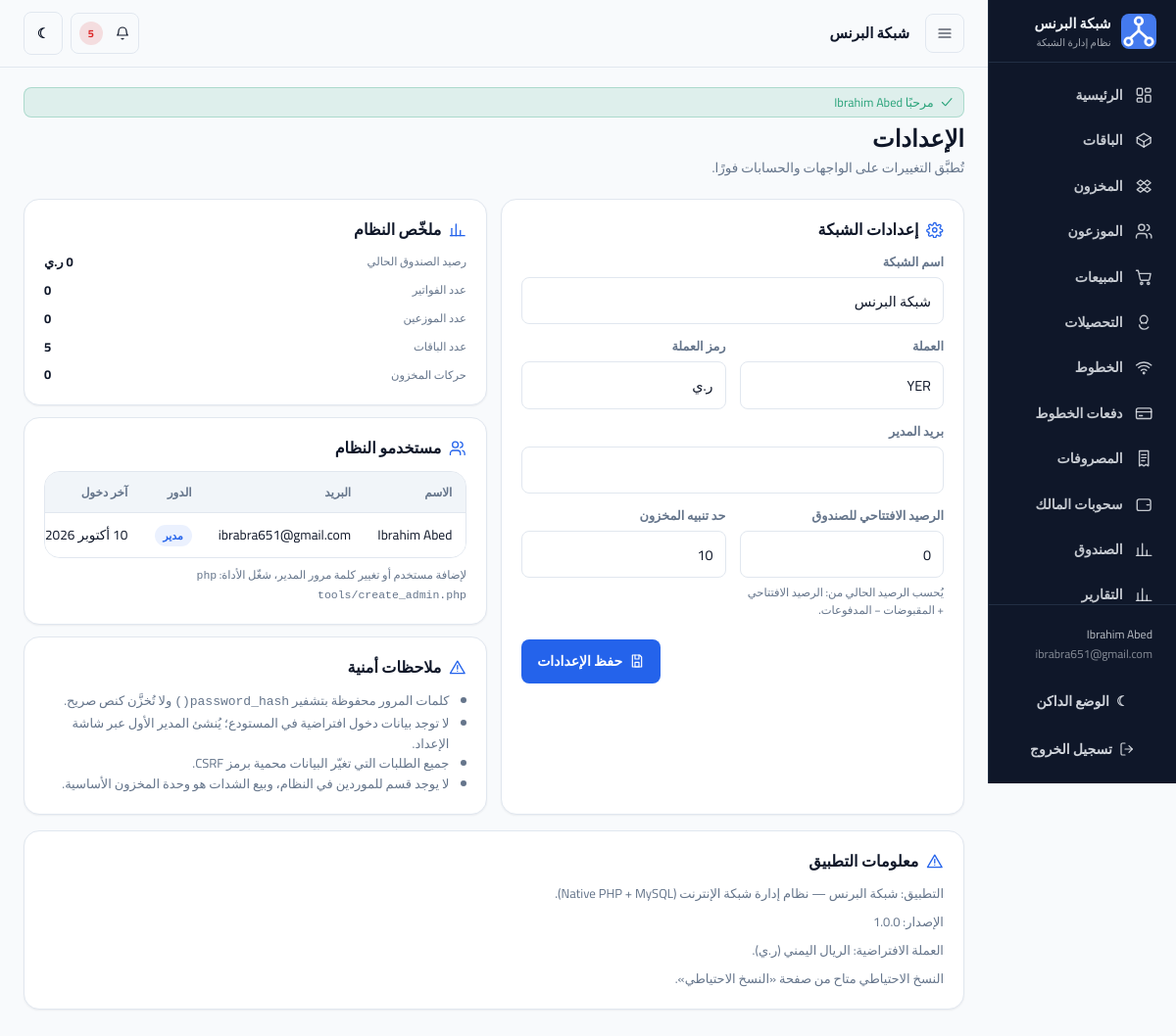
The app's page /settings (signed in) with its own data.
### tables this page shows
CREATE TABLE `settings` (
  `id` int unsigned NOT NULL AUTO_INCREMENT,
  `network_name` varchar(150) NOT NULL DEFAULT 'شبكة البرنس',
  `currency` varchar(10) NOT NULL DEFAULT 'YER',
  `currency_symbol` varchar(10) NOT NULL DEFAULT 'ر.ي',
  `admin_email` varchar(190) DEFAULT NULL,
  `opening_balance` decimal(14,2) NOT NULL DEFAULT '0.00',
  `low_stock_threshold` int unsigned NOT NULL DEFAULT '10',
  `updated_at` datetime NOT NULL,
  PRIMARY KEY (`id`)
);

CREATE TABLE `users` (
  `id` int unsigned NOT NULL AUTO_INCREMENT,
  `name` varchar(120) NOT NULL,
  `email` varchar(190) NOT NULL,
  `username` varchar(60) DEFAULT NULL,
  `password_hash` varchar(255) NOT NULL,
  `role` enum('admin','user') NOT NULL DEFAULT 'admin',
  `status` enum('active','disabled') NOT NULL DEFAULT 'active',
  `last_login_at` datetime DEFAULT NULL,
  `created_at` datetime NOT NULL,
  `updated_at` datetime NOT NULL,
  PRIMARY KEY (`id`),
  UNIQUE KEY `uq_users_email` (`email`),
  UNIQUE KEY `uq_users_username` (`username`)
);

### app/Views/settings/index.php (the view, shortened to what the rows shown need)
<?php
$value = static fn (string $key, mixed $default = ''): mixed => $row[$key] ?? $settings[$key] ?? $default;
?>
<div class="page-header">
    <div>
        <h1>الإعدادات</h1>
        <p>تُطبَّق التغييرات على الواجهات والحسابات فورًا.</p>
    </div>
</div>
<div class="grid grid--two">
    <section class="card card--pad">
        <h3 class="section-title"><?= icon('settings') ?> إعدادات الشبكة</h3>
        <form method="post" action="<?= e(url('/settings')) ?>" class="stack">
            <div class="field">
                <label for="set-network">اسم الشبكة</label>
                <input class="input" id="set-network" name="network_name" type="text" required
                       value="<?= e($value('network_name', 'شبكة البرنس')) ?>">
            </div>
            <div class="grid grid--form">
                <div class="field">
                    <label for="set-currency">العملة</label>
                    <input class="input" id="set-currency" name="currency" type="text" value="<?= e($value('currency', 'YER')) ?>">
                </div>
                <div class="field">
                    <label for="set-symbol">رمز العملة</label>
                    <input class="input" id="set-symbol" name="currency_symbol" type="text" value="<?= e($value('currency_symbol', 'ر.ي')) ?>">
                </div>
            </div>
            <div class="field">
                <label for="set-email">بريد المدير</label>
                <input class="input" id="set-email" name="admin_email" type="email" value="<?= e($value('admin_email')) ?>">
            </div>
            <div class="grid grid--form">
                <div class="field">
                    <label for="set-opening">الرصيد الافتتاحي للصندوق</label>
                    <input class="input" id="set-opening" name="opening_balance" type="number" min="0" step="1"
                           value="<?= e(amount($value('opening_balance', 0))) ?>">
                    <span class="hint">يُحسب الرصيد الحالي من: الرصيد الافتتاحي + المقبوضات − المدفوعات.</span>
                </div>
                <div class="field">
                    <label for="set-threshold">حد تنبيه المخزون</label>
                    <input class="input" id="set-threshold" name="low_stock_threshold" type="number" min="0" step="1"
                           value="<?= e((string) $value('low_stock_threshold', 10)) ?>">
                </div>
            </div>
            <div class="form-actions">
                <button type="submit" class="btn btn--primary"><?= icon('save') ?> حفظ الإعدادات</button>
            </div>
        </form>
    </section>
    <div class="stack">
        <section class="card card--pad">
            <h3 class="section-title"><?= icon('chart') ?> ملخّص النظام</h3>
            <div class="stack stack--sm text-sm">
                <div class="row row--between"><span class="text-muted text-xs">رصيد الصندوق الحالي</span><span class="text-bold"><?= e(money($cashBalance)) ?></span></div>
                <div class="row row--between"><span class="text-muted text-xs">عدد الفواتير</span><span class="text-bold"><?= e((string) $counts['sales']) ?></span></div>
                <div class="row row--between"><span class="text-muted text-xs">عدد الموزعين</span><span class="text-bold"><?= e((string) $counts['distributors']) ?></span></div>
                <div class="row row--between"><span class="text-muted text-xs">عدد الباقات</span><span class="text-bold"><?= e((string) $counts['packages']) ?></span></div>
                <div class="row row--between"><span class="text-muted text-xs">حركات المخزون</span><span class="text-bold"><?= e((string) $counts['movements']) ?></span></div>
            </div>
        </section>
        <section class="card card--pad">
            <h3 class="section-title"><?= icon('users') ?> مستخدمو النظام</h3>
            <?php if ($users === []): ?>
                <div class="empty-state"><p>لا يوجد مستخدمون بعد.</p></div>
            <?php else: ?>
                <div class="table-wrap">
                    <table class="table">
                        <thead>
                            <tr><th>الاسم</th><th>البريد</th><th>الدور</th><th>آخر دخول</th></tr>
                        </thead>
                        <tbody>
                            <?php foreach ($users as $user): ?>
                                <tr>
                                    <td><?= e($user['name']) ?></td>
                                    <td><?= e($user['email']) ?></td>
                                    <td><span class="badge badge--primary"><?= $user['role'] === 'admin' ? 'مدير' : 'مستخدم' ?></span></td>
                                    <td><?= e(fdatetime($user['last_login_at'])) ?></td>
                                </tr>
                            <?php endforeach; ?>
                        </tbody>
                    </table>
                </div>
                <p class="hint mt-2">
                    لإضافة مستخدم أو تغيير كلمة مرور المدير، شغّل الأداة:
                    <code>php tools/create_admin.php</code>
                </p>
            <?php endif; ?>
        </section>
        <section class="card card--pad">
            <h3 class="section-title"><?= icon('alert') ?> ملاحظات أمنية</h3>
            <ul class="text-sm text-muted bullets">
                <li>كلمات المرور محفوظة بتشفير <code>password_hash()</code> ولا تُخزَّن كنص صريح.</li>
                <li>لا توجد بيانات دخول افتراضية في المستودع؛ يُنشئ المدير الأول عبر شاشة الإعداد.</li>
                <li>جميع الطلبات التي تغيّر البيانات محمية برمز CSRF.</li>
                <li>لا يوجد قسم للموردين في النظام، وبيع الشدات هو وحدة المخزون الأساسية.</li>
            </ul>
        </section>
    </div>
</div>
<section class="card card--pad mt-4">
    <h3 class="section-title"><?= icon('alert') ?> معلومات التطبيق</h3>
    <div class="text-sm text-muted stack stack--sm">
        <p>التطبيق: شبكة البرنس — نظام إدارة شبكة الإنترنت (Native PHP + MySQL).</p>
        <p>الإصدار: 1.0.0</p>
        <p>العملة الافتراضية: الريال اليمني (ر.ي).</p>
        <p>النسخ الاحتياطي متاح من صفحة «النسخ الاحتياطي».</p>
    </div>
</section>

### app/Services/Core/Router.php (shortened to what the rows shown need)
<?php
final class Router
{
    private array $routes = [];
    private function add(string $method, string $pattern, array $handler, array $middleware): void
    {
        $this->routes[] = [
            'method' => $method,
            'pattern' => $pattern,
            'regex' => $this->toRegex($pattern),
            'handler' => $handler,
            'middleware' => $middleware,
        ];
    }
    private function toRegex(string $pattern): string
    {
        $escaped = preg_replace('#\{([a-zA-Z_][a-zA-Z0-9_]*)\}#', '(?P<$1>[^/]+)', $pattern);
        return '#^' . $escaped . '$#';
    }
    public function dispatch(string $method, string $uri): void
    {
        $path = parse_url($uri, PHP_URL_PATH) ?: '/';
        $path = rawurldecode($path);
        $path = '/' . trim($path, '/');
        foreach ($this->routes as $route) {
            if (!preg_match($route['regex'], $path, $matches)) {
                continue;
            }
            $params = [];
            $this->run($route['handler'], $route['middleware'], $params);
            return;
        }
    }
    private function run(array $handler, array $middleware, array $params): void
    {
        foreach ($middleware as $name) {
            if ($name === 'auth') {
                Auth::requireLogin();
            }
        }
        [$class, $action] = $handler;
        $controller = new $class();
        $controller->{$action}($params);
    }
}

### app/Views/partials/sidebar.php (shortened to what the rows shown need)
<?php
$nav = [
    ['/', 'الرئيسية', 'dashboard'],
    ['/packages', 'الباقات', 'package'],
    ['/inventory', 'المخزون', 'boxes'],
    ['/distributors', 'الموزعون', 'users'],
    ['/sales', 'المبيعات', 'cart'],
    ['/collections', 'التحصيلات', 'coins'],
    ['/lines', 'الخطوط', 'wifi'],
    ['/line-payments', 'دفعات الخطوط', 'credit-card'],
    ['/expenses', 'المصروفات', 'receipt'],
    ['/owner-withdrawals', 'سحوبات المالك', 'wallet'],
    ['/cash', 'الصندوق', 'chart'],
    ['/reports', 'التقارير', 'chart'],
    ['/search', 'البحث', 'search'],
    ['/audit', 'سجل التدقيق', 'history'],
    ['/settings', 'الإعدادات', 'settings'],
    ['/backup', 'النسخ الاحتياطي', 'database'],
];
?>
<aside class="sidebar" data-sidebar>
    <div class="sidebar__brand">
        <div class="sidebar__logo"><?= icon('network') ?></div>
        <div>
            <div class="sidebar__title"><?= e($settings['network_name'] ?? 'شبكة البرنس') ?></div>
            <div class="sidebar__subtitle">نظام إدارة الشبكة</div>
        </div>
    </div>
    <nav class="sidebar__nav">
        <?php foreach ($nav as [$path, $label, $iconName]): ?>
            <a class="nav-item<?= is_active_path($path) ? ' is-active' : '' ?>" href="<?= e(url($path)) ?>">
                <?= icon($iconName) ?>
                <span><?= e($label) ?></span>
            </a>
        <?php endforeach; ?>
    </nav>
    <div class="sidebar__footer">
        <div class="sidebar__user">
            <?= e($currentUser['name'] ?? '') ?><br>
            <span class="opacity-70"><?= e($currentUser['email'] ?? '') ?></span>
        </div>
        <button type="button" class="btn btn--ghost btn--on-dark btn--block" data-theme-toggle>
            <span data-theme-icon>☾</span>
            <span data-theme-label>الوضع الداكن</span>
        </button>
        <form method="post" action="<?= e(url('/logout')) ?>">
            <button type="submit" class="btn btn--ghost btn--on-dark btn--block">
                <?= icon('logout') ?>
                <span>تسجيل الخروج</span>
            </button>
        </form>
    </div>
</aside>

### app/Views/partials/topbar.php (shortened to what the rows shown need)
<header class="topbar">
    <div class="topbar__start">
        <button type="button" class="btn btn--outline btn--icon menu-toggle" data-menu-toggle aria-label="القائمة">
            <?= icon('menu') ?>
        </button>
        <div class="brand-inline">
            <span><?= e($settings['network_name'] ?? 'شبكة البرنس') ?></span>
        </div>
    </div>
    <div class="topbar__end">
        <button type="button" class="btn btn--outline btn--icon" data-theme-toggle aria-label="تبديل المظهر">
            <span data-theme-icon>☾</span>
        </button>
    </div>
</header>

### records on screen
settings: network_name "شبكة البرنس", currency "YER", currency_symbol "ر.ي", opening_balance "0", low_stock_threshold "10"
users: name "Ibrahim Abed", email "ibrabra651@gmail.com", role "مدير", last_login_at "10 أكتوبر 2026…"

### other values on screen
$label "الرئيسية"
$label "الباقات"
$label "المخزون"
$label "الموزعون"
$label "المبيعات"
$label "التحصيلات"
$label "الخطوط"
$label "دفعات الخطوط"
$label "المصروفات"
$label "سحوبات المالك"
$label "الصندوق"
$label "التقارير"
$count "5"
$flash['message'] "مرحبًا Ibrahim Abed"
money($cashBalance) "0 ر.ي"
